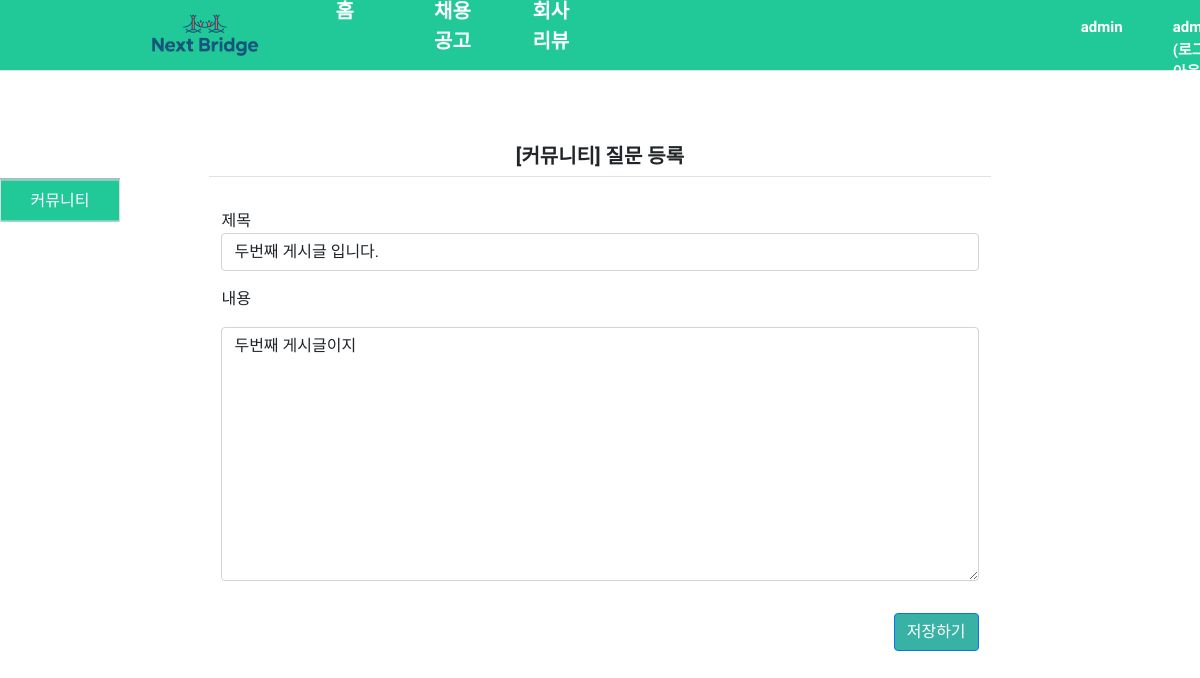
/home/question/modify/2/ (signed in), run on the app's committed database.
### home/models.py (models this page shows, shortened)
class Category(models.Model):
    name = models.CharField(max_length=20, unique=True)
    description = models.CharField(max_length=200, null=True, blank=True)
    has_answer = models.BooleanField(default=True) # 답변가능 여부

class Question(models.Model):
    author = models.ForeignKey(User, on_delete=models.CASCADE, related_name='author_question')   # 글쓴이
    subject = models.CharField(max_length=200)                                                   # 제목
    content = models.TextField()                                                                 # 내용
    create_date = models.DateTimeField()                                                         # 등록 일시
    modify_date = models.DateTimeField(null=True, blank=True)                                    # 수정 일시
    voter = models.ManyToManyField(User, related_name='voter_question')                          # 추천인 추가
    category = models.ForeignKey(Category, on_delete=models.CASCADE, related_name='category_question') # 카테고리

### home/views/question_views.py (the view)
# urls.py: path('question/modify/<int:question_id>/', question_views.question_modify, name='question_modify'),
@login_required(login_url='common:login')
def question_modify(request, question_id):
    question = get_object_or_404(Question, pk=question_id)
    if request.user != question.author:
        messages.error(request, '수정권한이 없습니다')
        return redirect('home:detail', question_id=question.id)
    if request.method == "POST":
        form = QuestionForm(request.POST, instance=question)
        if form.is_valid():
            question = form.save(commit=False)
            question.modify_date = timezone.now()  # 수정일시 저장
            question.save()
            return redirect('home:detail', question_id=question.id)
    else:
        form = QuestionForm(instance=question)
    context = {'form': form, 'category': question.category}
    return render(request, 'home/question_form.html', context)

### home/forms.py
class QuestionForm(forms.ModelForm):
    class Meta:
        model = Question  # 사용할 모델
        fields = ['subject', 'content']  # QuestionForm에서 사용할 Question 모델의 속성
        labels = {
            'subject': '제목',
            'content': '내용',
        }

### templates/home/question_form.html (shortened to what this page needs)
{% extends 'base.html' %}
{% load static %}
{% block content %}
<link rel="stylesheet" href="{% static 'question_form.css' %}">
<h5 class="my-3 border-bottom pb-2">[{{ category.description }}] 질문 등록</h5>
<form method="post" class="post-from my-3">
    <div class="form-group">
        <label for="subject">제목</label>
        <input type="text" class="form-control" name="subject" id="subject"
               value="{{ form.subject.value|default_if_none:'' }}">
    </div>
    <div class="form-group">
        <label for="content">내용</label>
        <textarea class="form-control" name="content"
                  id="content" rows="10">{{ form.content.value|default_if_none:'' }}</textarea>
    </div>
    <button type="submit" class="btn btn-primary">저장하기</button>
</form>
{% endblock %}

### templates/navbar.html (shortened to what this page needs)
{% load static %}
<nav class="navbar navbar-expand-lg navbar-light bg-light border-bottom">
    <div class="container-fluid">
        <a class="navbar-brand" href="{% url 'home:index' %}">
            <img src="{% static 'img/logo_img.png' %}" alt="로고 이미지" style="width: 150px; height: auto;">
        </a>
        <div class="collapse navbar-collapse" id="navbarSupportedContent">
            <ul class="navbar-nav me-auto mb-2 mb-lg-0">
                <li class="nav-item">
                    <a class="nav-link" href="{% url 'home:index' %}">홈</a>
                </li>
                <li class="nav-item">
                    <a class="nav-link" href="{% url 'jobs:job_list' %}">채용 공고</a>
                </li>
                <li class="nav-item">
                    <a class="nav-link" href="{% url 'reviews:index' %}">회사 리뷰</a>
                </li>
                {% if user.is_authenticated %}
                <li class="nav-item">
                    <a class="nav-link" href="{% url 'common:profile_base' user.id %}">{{ user.username }}</a>
                </li>
                <li class="nav-item">
                    <a class="nav-link" href="{% url 'common:logout' %}">{{ user.username }} (로그아웃)</a>
                </li>
                {% endif %}
            </ul>
        </div>
    </div>
</nav>

### static/style.css (style rules this page uses)
body { font-family: "Gowun Dodum", serif; font-weight: 400; font-style: normal; }
.navbar.navbar-expand-lg.navbar-light.bg-light.border-bottom { position: fixed; left: 0; top: 0; right: 0; width: 100%; display: flex; align-items: center; padding: 0; z-index: 1000; }
.container-fluid { height: 70px; background-color: #20c997; }
.navbar-brand { margin-left: 10%; }
.nav-item { margin: 0 2em; }
#navbarSupportedContent > ul > li>a { color:white; font-weight: bold; }
#navbarSupportedContent > ul > li:nth-child(-n+3) > a { margin-top:0.5em; font-size: 20px; width:200%; }
#navbarSupportedContent > ul > li:nth-child(4) > a, #navbarSupportedContent > ul > li:nth-child(5) > a { font-size:15px; margin-top: 2em; width:200%; }
#navbarSupportedContent > ul > li:nth-child(4)>a { margin-left:30em; }
#navbarSupportedContent > ul > li:nth-child(5)>a { margin-left:-2em; }
.nav-link { color: black; text-decoration: none; width:100%; }
.border-bottom.pb-2.my-3 { text-align: center; font-weight:bold; }

### static/question_form.css (style rules this page uses)
.my-3.border-bottom.pb-2 { font-weight: bold; }
#content { margin-top:1em; }
.btn.btn-primary { margin-top:1em; float:right; background-color: #38B2A5; }
.form-group { margin-bottom:1em; }

### data on the page
Category: description "커뮤니티"
Question: subject "두번째 게시글 입니다.", content "두번째 게시글이지"

### other printed values
{{ user.username }} "admin"
